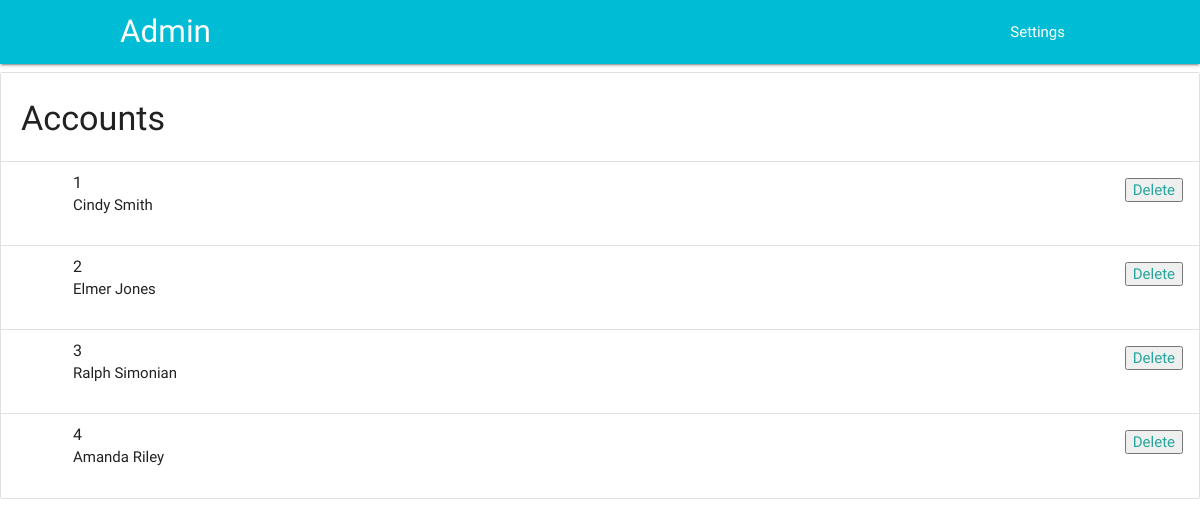
Before: /hhp/admin/admin_accounts.php with the older database file.
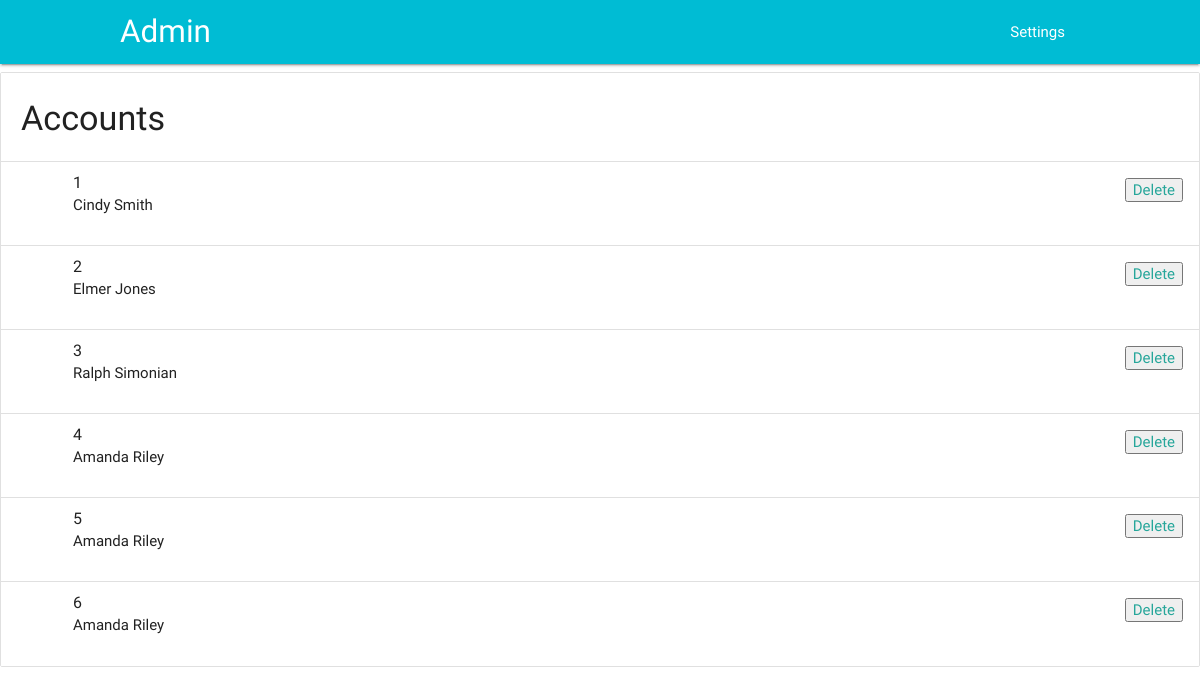
After: the same page with the newer database file.
### tables this page shows
CREATE TABLE Accounts 
(
user_id     int auto_increment,
user_name   varchar(155)not null,   
password    varchar(35) not null,   
last_name  varchar(35) not null,   
first_name   varchar(35) not null,
user_sname  varchar(50),  
email       varchar(35) not null,   
address     varchar(155),   
age     	int not null,   
user_type   varchar(35), 
build_request boolean not null default 0,
CONSTRAINT PK_Person PRIMARY KEY (user_id,user_name)
);

### hhp/model/admin_fuctions.php (called while the page is built, shortened)
<?php
function getUsers() {
  $db = new PDO("mysql:host=localhost;dbname=hhp","root","");
  $query = 'SELECT * FROM Accounts
            ORDER BY user_id';
  $statement = $db->prepare($query);
  $statement->execute();
  $users = $statement->fetchAll();
  return $users;
}
?>

### hhp/admin/admin_accounts.php (the view, shortened to what this page needs)
<?php
include '../view/adminHeader.php';
require_once('../model/admin_fuctions.php');
$users = getUsers();
?>
<ul class="collection with-header">
       <li class="collection-header"><h4>Accounts</h4></li>
       <?php foreach($users as $user) : ?>
         <form action="." method="post">
         <li class="collection-item avatar">
        <span class="title"><?php echo $user['user_id']; ?></span>
        <p><?php echo $user['first_name']; ?> <?php echo $user['last_name']; ?>
        </p>
        <a href="#!" class="secondary-content"><input type="submit" value="Delete"></a>
      </li>
       <?php endforeach; ?>
     </ul>

Changed rows visible on the page:
added accounts: user "5", first_name "Amanda", last_name "Riley"
added accounts: user "6", first_name "Amanda", last_name "Riley"
